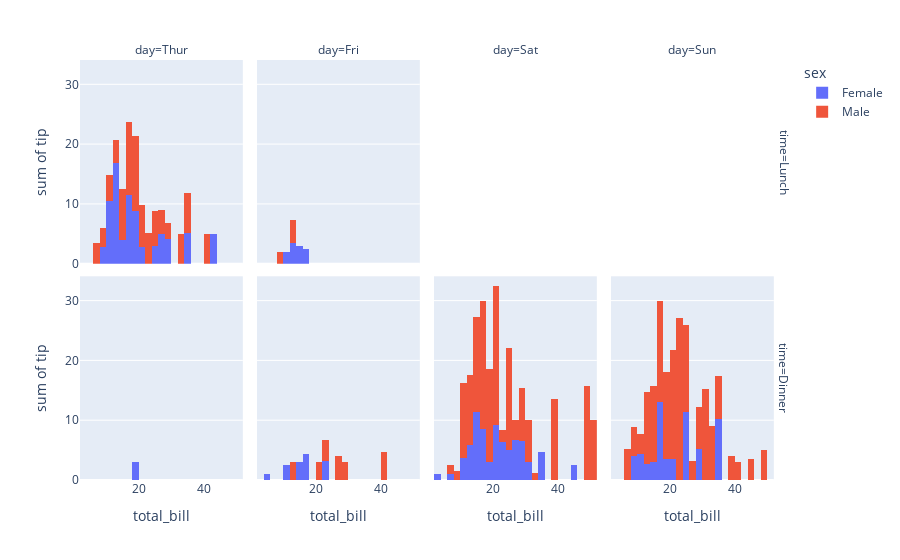

Notebook code for this chart:
### Code cell
# We can line up data in rows and columns
px.histogram(
    df_tips,
    x="total_bill",
    y="tip",
    color="sex",
    facet_row="time",
    facet_col="day",
    category_orders={
        "day": ["Thur", "Fri", "Sat", "Sun"],
        "time": ["Lunch", "Dinner"]
    }
)

### Figure 1 — Plotly figure (JSON) as saved in the notebook; plotly's stock layout.template omitted (floating-point values rounded to 4 significant figures)
{"data": [{"alignmentgroup": "True", "bingroup": "x", "histfunc": "sum", "hovertemplate": "sex=Female<br>time=Lunch<br>day=Thur<br>total_bill=%{x}<br>sum of tip=%{y}<extra></extra>", "legendgroup": "Female", "marker": {"color": "#636efa"}, "name": "Female", "offsetgroup": "Female", "orientation": "v", "showlegend": true, "type": "histogram", "x": [10.07, 34.83, 10.65, 12.43, 24.08, 13.42, 12.48, 29.8, 14.52, 11.38, 20.27, 11.17, 12.26, 18.26, 8.51, 10.33, 14.15, 13.16, 17.47, 27.05, 16.43, 8.35, 18.64, 11.87, 19.81, 43.11, 13, 12.74, 13, 16.4, 16.47], "xaxis": "x5", "y": [1.83, 5.17, 1.5, 1.8, 2.92, 1.68, 2.52, 4.2, 2, 2, 2.83, 1.5, 2, 3.25, 1.25, 2, 2, 2.75, 3.5, 5, 2.3, 1.5, 1.36, 1.63, 4.19, 5, 2, 2.01, 2, 2.5, 3.23], "yaxis": "y5"}, {"alignmentgroup": "True", "bingroup": "x", "histfunc": "sum", "hovertemplate": "sex=Female<br>time=Lunch<br>day=Fri<br>total_bill=%{x}<br>sum of tip=%{y}<extra></extra>", "legendgroup": "Female", "marker": {"color": "#636efa"}, "name": "Female", "offsetgroup": "Female", "orientation": "v", "showlegend": false, "type": "histogram", "x": [13.42, 15.98, 16.27, 10.09], "xaxis": "x6", "y": [3.48, 3, 2.5, 2], "yaxis": "y6"}, {"alignmentgroup": "True", "bingroup": "x", "histfunc": "sum", "hovertemplate": "sex=Female<br>time=Dinner<br>day=Thur<br>total_bill=%{x}<br>sum of tip=%{y}<extra></extra>", "legendgroup": "Female", "marker": {"color": "#636efa"}, "name": "Female", "offsetgroup": "Female", "orientation": "v", "showlegend": false, "type": "histogram", "x": [18.78], "xaxis": "x", "y": [3], "yaxis": "y"}, {"alignmentgroup": "True", "bingroup": "x", "histfunc": "sum", "hovertemplate": "sex=Female<br>time=Dinner<br>day=Fri<br>total_bill=%{x}<br>sum of tip=%{y}<extra></extra>", "legendgroup": "Female", "marker": {"color": "#636efa"}, "name": "Female", "offsetgroup": "Female", "orientation": "v", "showlegend": false, "type": "histogram", "x": [5.75, 16.32, 22.75, 11.35, 15.38], "xaxis": "x2", "y": [1, 4.3, 3.25, 2.5, 3], "yaxis": "y2"}, {"alignmentgroup": "True", "bingroup": "x", "histfunc": "sum", "hovertemplate": "sex=Female<br>time=Dinner<br>day=Sat<br>total_bill=%{x}<br>sum of tip=%{y}<extra></extra>", "legendgroup": "Female", "marker": {"color": "#636efa"}, "name": "Female", "offsetgroup": "Female", "orientation": "v", "showlegend": false, "type": "histogram", "x": [20.29, 15.77, 19.65, 15.06, 20.69, 16.93, 26.41, 16.45, 3.07, 17.07, 26.86, 25.28, 14.73, 44.3, 22.42, 20.92, 14.31, 7.25, 10.59, 10.63, 12.76, 13.27, 28.17, 12.9, 30.14, 22.12, 35.83, 27.18], "xaxis": "x3", "y": [2.75, 2.23, 3, 3, 2.45, 3.07, 1.5, 2.47, 1, 3, 3.14, 5, 2.2, 2.5, 3.48, 4.08, 4, 1, 1.61, 2, 2.23, 2.5, 6.5, 1.1, 3.09, 2.88, 4.67, 2], "yaxis": "y3"}, {"alignmentgroup": "True", "bingroup": "x", "histfunc": "sum", "hovertemplate": "sex=Female<br>time=Dinner<br>day=Sun<br>total_bill=%{x}<br>sum of tip=%{y}<extra></extra>", "legendgroup": "Female", "marker": {"color": "#636efa"}, "name": "Female", "offsetgroup": "Female", "orientation": "v", "showlegend": false, "type": "histogram", "x": [16.99, 24.59, 35.26, 14.83, 10.33, 16.97, 10.29, 34.81, 25.71, 17.31, 29.85, 25, 13.39, 16.21, 17.51, 9.6, 20.9, 18.15], "xaxis": "x4", "y": [1.01, 3.61, 5, 3.02, 1.67, 3.5, 2.6, 5.2, 4, 3.5, 5.14, 3.75, 2.61, 2, 3, 4, 3.5, 3.5], "yaxis": "y4"}, {"alignmentgroup": "True", "bingroup": "x", "histfunc": "sum", "hovertemplate": "sex=Male<br>time=Lunch<br>day=Thur<br>total_bill=%{x}<br>sum of tip=%{y}<extra></extra>", "legendgroup": "Male", "marker": {"color": "#EF553B"}, "name": "Male", "offsetgroup": "Male", "orientation": "v", "showlegend": true, "type": "histogram", "x": [27.2, 22.76, 17.29, 19.44, 16.66, 32.68, 15.98, 13.03, 18.28, 24.71, 21.16, 11.69, 14.26, 15.95, 8.52, 22.82, 19.08, 16, 34.3, 41.19, 9.78, 7.51, 28.44, 15.48, 16.58, 7.56, 10.34, 13.51, 18.71, 20.53], "xaxis": "x5", "y": [4, 3, 2.71, 3, 3.4, 5, 2.03, 2, 4, 5.85, 3, 2.31, 2.5, 2, 1.48, 2.18, 1.5, 2, 6.7, 5, 1.73, 2, 2.56, 2.02, 4, 1.44, 2, 2, 4, 4], "yaxis": "y5"}, {"alignmentgroup": "True", "bingroup": "x", "histfunc": "sum", "hovertemplate": "sex=Male<br>time=Lunch<br>day=Fri<br>total_bill=%{x}<br>sum of tip=%{y}<extra></extra>", "legendgroup": "Male", "marker": {"color": "#EF553B"}, "name": "Male", "offsetgroup": "Male", "orientation": "v", "showlegend": false, "type": "histogram", "x": [12.16, 8.58, 13.42], "xaxis": "x6", "y": [2.2, 1.92, 1.58], "yaxis": "y6"}, {"alignmentgroup": "True", "bingroup": "x", "histfunc": "sum", "hovertemplate": "sex=Male<br>time=Dinner<br>day=Fri<br>total_bill=%{x}<br>sum of tip=%{y}<extra></extra>", "legendgroup": "Male", "marker": {"color": "#EF553B"}, "name": "Male", "offsetgroup": "Male", "orientation": "v", "showlegend": false, "type": "histogram", "x": [28.97, 22.49, 40.17, 27.28, 12.03, 21.01, 12.46], "xaxis": "x2", "y": [3, 3.5, 4.73, 4, 1.5, 3, 1.5], "yaxis": "y2"}, {"alignmentgroup": "True", "bingroup": "x", "histfunc": "sum", "hovertemplate": "sex=Male<br>time=Dinner<br>day=Sat<br>total_bill=%{x}<br>sum of tip=%{y}<extra></extra>", "legendgroup": "Male", "marker": {"color": "#EF553B"}, "name": "Male", "offsetgroup": "Male", "orientation": "v", "showlegend": false, "type": "histogram", "x": [20.65, 17.92, 39.42, 19.82, 17.81, 13.37, 12.69, 21.7, 9.55, 18.35, 17.78, 24.06, 16.31, 18.69, 31.27, 16.04, 38.01, 11.24, 48.27, 20.29, 13.81, 11.02, 18.29, 17.59, 20.08, 20.23, 15.01, 12.02, 10.51, 17.92, 15.36, 20.49, 25.21, 18.24, 14, 50.81, 15.81, 26.59, 38.73, 24.27, 30.06, 25.89, 48.33, 28.15, 11.59, 7.74, 20.45, 13.28, 24.01, 15.69, 11.61, 10.77, 15.53, 10.07, 12.6, 32.83, 29.03, 22.67, 17.82], "xaxis": "x3", "y": [3.35, 4.08, 7.58, 3.18, 2.34, 2, 2, 4.3, 1.45, 2.5, 3.27, 3.6, 2, 2.31, 5, 2.24, 3, 1.76, 6.73, 3.21, 2, 1.98, 3.76, 2.64, 3.15, 2.01, 2.09, 1.97, 1.25, 3.08, 1.64, 4.06, 4.29, 3.76, 3, 10, 3.16, 3.41, 3, 2.03, 2, 5.16, 9, 3, 1.5, 1.44, 3, 2.72, 2, 3, 3.39, 1.47, 3, 1.25, 1, 1.17, 5.92, 2, 1.75], "yaxis": "y3"}, {"alignmentgroup": "True", "bingroup": "x", "histfunc": "sum", "hovertemplate": "sex=Male<br>time=Dinner<br>day=Sun<br>total_bill=%{x}<br>sum of tip=%{y}<extra></extra>", "legendgroup": "Male", "marker": {"color": "#EF553B"}, "name": "Male", "offsetgroup": "Male", "orientation": "v", "showlegend": false, "type": "histogram", "x": [10.34, 21.01, 23.68, 25.29, 8.77, 26.88, 15.04, 14.78, 10.27, 15.42, 18.43, 21.58, 16.29, 17.46, 13.94, 9.68, 30.4, 18.29, 22.23, 32.4, 28.55, 18.04, 12.54, 9.94, 25.56, 19.49, 38.07, 23.95, 29.93, 14.07, 13.13, 17.26, 24.55, 19.77, 48.17, 16.49, 21.5, 12.66, 13.81, 24.52, 20.76, 31.71, 7.25, 31.85, 16.82, 32.9, 17.89, 14.48, 34.63, 34.65, 23.33, 45.35, 23.17, 40.55, 20.69, 30.46, 23.1, 15.69], "xaxis": "x4", "y": [1.66, 3.5, 3.31, 4.71, 2, 3.12, 1.96, 3.23, 1.71, 1.57, 3, 3.92, 3.71, 2.54, 3.06, 1.32, 5.6, 3, 5, 6, 2.05, 3, 2.5, 1.56, 4.34, 3.51, 4, 2.55, 5.07, 2.5, 2, 2.74, 2, 2, 5, 2, 3.5, 2.5, 2, 3.48, 2.24, 4.5, 5.15, 3.18, 4, 3.11, 2, 2, 3.55, 3.68, 5.65, 3.5, 6.5, 3, 5, 2, 4, 1.5], "yaxis": "y4"}], "layout": {"annotations": [{"font": {}, "showarrow": false, "text": "day=Thur", "x": 0.115, "xanchor": "center", "xref": "paper", "y": 1, "yanchor": "bottom", "yref": "paper"}, {"font": {}, "showarrow": false, "text": "day=Fri", "x": 0.365, "xanchor": "center", "xref": "paper", "y": 1, "yanchor": "bottom", "yref": "paper"}, {"font": {}, "showarrow": false, "text": "day=Sat", "x": 0.615, "xanchor": "center", "xref": "paper", "y": 1, "yanchor": "bottom", "yref": "paper"}, {"font": {}, "showarrow": false, "text": "day=Sun", "x": 0.865, "xanchor": "center", "xref": "paper", "y": 1, "yanchor": "bottom", "yref": "paper"}, {"font": {}, "showarrow": false, "text": "time=Dinner", "textangle": 90, "x": 0.98, "xanchor": "left", "xref": "paper", "y": 0.2425, "yanchor": "middle", "yref": "paper"}, {"font": {}, "showarrow": false, "text": "time=Lunch", "textangle": 90, "x": 0.98, "xanchor": "left", "xref": "paper", "y": 0.7575, "yanchor": "middle", "yref": "paper"}], "autosize": true, "barmode": "relative", "legend": {"title": {"text": "sex"}, "tracegroupgap": 0}, "margin": {"t": 60}, "xaxis": {"anchor": "y", "autorange": true, "domain": [0, 0.23], "range": [2, 52], "title": {"text": "total_bill"}, "type": "linear"}, "xaxis2": {"anchor": "y2", "autorange": true, "domain": [0.25, 0.48], "matches": "x", "range": [2, 52], "title": {"text": "total_bill"}, "type": "linear"}, "xaxis3": {"anchor": "y3", "autorange": true, "domain": [0.5, 0.73], "matches": "x", "range": [2, 52], "title": {"text": "total_bill"}, "type": "linear"}, "xaxis4": {"anchor": "y4", "autorange": true, "domain": [0.75, 0.98], "matches": "x", "range": [2, 52], "title": {"text": "total_bill"}, "type": "linear"}, "xaxis5": {"anchor": "y5", "autorange": true, "domain": [0, 0.23], "matches": "x", "range": [2, 52], "showticklabels": false, "type": "linear"}, "xaxis6": {"anchor": "y6", "autorange": true, "domain": [0.25, 0.48], "matches": "x", "range": [2, 52], "showticklabels": false, "type": "linear"}, "xaxis7": {"anchor": "y7", "domain": [0.5, 0.73], "matches": "x", "showticklabels": false}, "xaxis8": {"anchor": "y8", "domain": [0.75, 0.98], "matches": "x", "showticklabels": false}, "yaxis": {"anchor": "x", "autorange": true, "domain": [0, 0.485], "range": [0, 34.06], "title": {"text": "sum of tip"}, "type": "linear"}, "yaxis2": {"anchor": "x2", "autorange": true, "domain": [0, 0.485], "matches": "y", "range": [0, 34.06], "showticklabels": false, "type": "linear"}, "yaxis3": {"anchor": "x3", "autorange": true, "domain": [0, 0.485], "matches": "y", "range": [0, 34.06], "showticklabels": false, "type": "linear"}, "yaxis4": {"anchor": "x4", "autorange": true, "domain": [0, 0.485], "matches": "y", "range": [0, 34.06], "showticklabels": false, "type": "linear"}, "yaxis5": {"anchor": "x5", "autorange": true, "domain": [0.515, 1], "matches": "y", "range": [0, 34.06], "title": {"text": "sum of tip"}, "type": "linear"}, "yaxis6": {"anchor": "x6", "autorange": true, "domain": [0.515, 1], "matches": "y", "range": [0, 34.06], "showticklabels": false, "type": "linear"}, "yaxis7": {"anchor": "x7", "domain": [0.515, 1], "matches": "y", "showticklabels": false}, "yaxis8": {"anchor": "x8", "domain": [0.515, 1], "matches": "y", "showticklabels": false}}}
